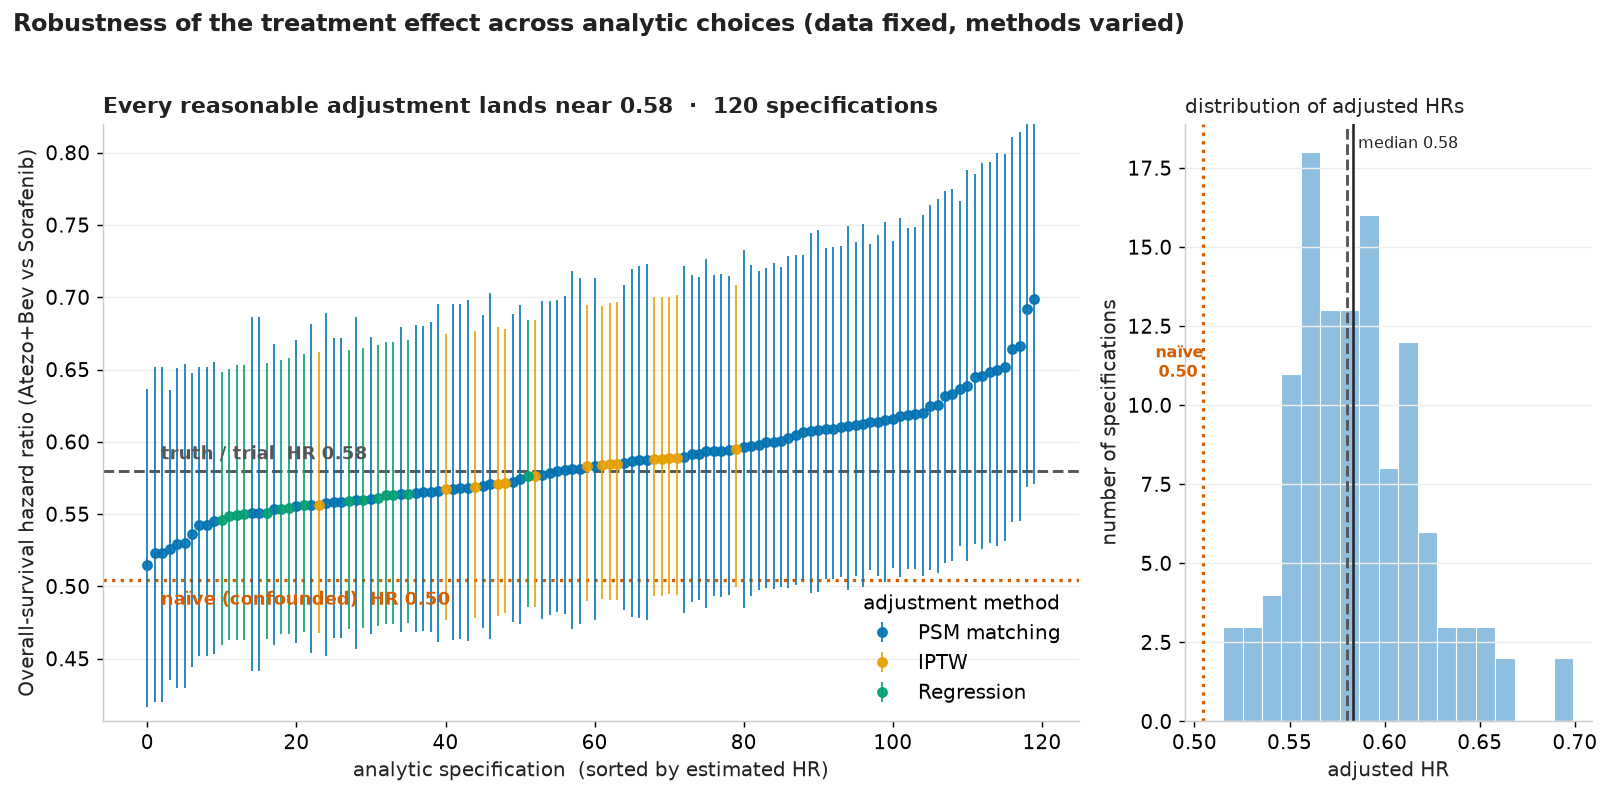

The Python source for this figure:
"""
Specification-curve / "multiverse" robustness demo.

Fixes the DATA (seed 48) and sweeps ~120 defensible ANALYTIC choices:
    method      : PSM matching  |  IPTW weighting  |  regression adjustment
    covariates  : full set, each leave-one-out, and a few minimal sets
    caliper     : 0.1 / 0.2 / 0.5   (matching only)
    ratio       : 1:1 / 1:2         (matching only)

Point of the picture: the NAIVE (unadjusted) estimate sits alone and biased
(~0.51), while every reasonable confounding-adjustment lands in a tight band
around the true / trial value 0.58. The number is not deterministic across
analytic choices -- the STORY is.

Deterministic: no randomness anywhere, so this script reproduces exactly.
Writes robustness_multiverse.png and prints a summary.
"""
import itertools
import numpy as np
import pandas as pd
import matplotlib
matplotlib.use("Agg")
import matplotlib.pyplot as plt
from lifelines import CoxPHFitter
from harmonize_hospitals import load_pooled

# ---- pooled cohort + derived covariates -----------------------------------
df = load_pooled("hospitals")
meta = pd.read_csv("hospitals_meta.csv")[["hospital_id", "hospital_region"]]
df = df.merge(meta, on="hospital_id", how="left")
df["treat"]    = (df["arm"] == "Atezo+Bev").astype(int)
df["bclc_C"]   = (df["bclc_stage"] == "C").astype(int)
df["albi_ge2"] = (df["albi_grade"] >= 2).astype(int)
df["male"]     = (df["sex"] == "Male").astype(int)
df["asia"]     = (df["hospital_region"] == "Asia excluding Japan").astype(int)

FULL = ["age", "ecog_ps", "child_pugh_score", "afp_ge_400", "macrovascular_invasion",
        "extrahepatic_spread", "bclc_C", "albi_ge2", "varices_at_baseline", "male", "asia"]

# covariate sets: full, every leave-one-out, plus 3 curated minimal sets
COVSETS = {"full": FULL}
for c in FULL:
    COVSETS[f"drop_{c}"] = [x for x in FULL if x != c]
COVSETS["core4"]   = ["afp_ge_400", "macrovascular_invasion", "ecog_ps", "albi_ge2"]
COVSETS["core6"]   = ["afp_ge_400", "macrovascular_invasion", "extrahepatic_spread",
                      "ecog_ps", "albi_ge2", "varices_at_baseline"]
COVSETS["clin+site"] = ["afp_ge_400", "macrovascular_invasion", "ecog_ps", "asia"]

def propensity(covs):
    X = np.column_stack([np.ones(len(df))] + [df[c].astype(float).values for c in covs])
    y = df["treat"].values.astype(float)
    beta = np.zeros(X.shape[1])
    for _ in range(60):
        p = np.clip(1/(1+np.exp(-X@beta)), 1e-6, 1-1e-6)
        W = p*(1-p)
        beta += np.linalg.solve((X*W[:, None]).T@X + 1e-8*np.eye(X.shape[1]), X.T@(y-p))
    return np.clip(1/(1+np.exp(-X@beta)), 1e-6, 1-1e-6)

def cox_hr(data, weights=None):
    cols = ["os_time_months", "os_event", "treat"]
    d = data[cols].copy()
    if weights is not None:
        d["w"] = weights
        m = CoxPHFitter().fit(d, "os_time_months", "os_event",
                              weights_col="w", robust=True)
    else:
        m = CoxPHFitter().fit(d, "os_time_months", "os_event")
    hr = np.exp(m.params_["treat"])
    lo, hi = np.exp(m.confidence_intervals_.loc["treat"].values)
    return hr, lo, hi

def match(ps, k, caliper_sd):
    lp = np.log(ps/(1-ps))
    df2 = df.assign(lp=lp)
    cal = caliper_sd * df2["lp"].std()
    tr = df2[df2.treat == 1].sort_values("lp")
    ct = df2[df2.treat == 0]
    c_idx, c_lp = ct.index.to_numpy(), ct["lp"].to_numpy()
    used = np.zeros(len(ct), dtype=bool)
    keep = []
    for ti, tlp in zip(tr.index, tr["lp"]):
        d = np.abs(c_lp - tlp); d[used] = np.inf
        order = np.argsort(d)[:k]
        got = [j for j in order if d[j] <= cal]
        if got:
            keep.append(ti)
            for j in got:
                used[j] = True; keep.append(c_idx[j])
    return df.loc[keep]

# ---- naive baseline --------------------------------------------------------
naive_hr, naive_lo, naive_hi = cox_hr(df)

# ---- sweep -----------------------------------------------------------------
rows = []
for name, covs in COVSETS.items():
    ps = propensity(covs)
    # regression adjustment
    d = df[["os_time_months", "os_event", "treat"] + covs]
    m = CoxPHFitter().fit(d, "os_time_months", "os_event")
    hr = np.exp(m.params_["treat"]); lo, hi = np.exp(m.confidence_intervals_.loc["treat"].values)
    rows.append(dict(method="Regression", covset=name, hr=hr, lo=lo, hi=hi))
    # IPTW (stabilized ATE weights)
    p_treat = df["treat"].mean()
    w = np.where(df.treat == 1, p_treat/ps, (1-p_treat)/(1-ps))
    hr, lo, hi = cox_hr(df, weights=w)
    rows.append(dict(method="IPTW", covset=name, hr=hr, lo=lo, hi=hi))
    # PSM matching over caliper x ratio
    for cal, k in itertools.product([0.1, 0.2, 0.5], [1, 2]):
        mm = match(ps, k, cal)
        hr, lo, hi = cox_hr(mm)
        rows.append(dict(method="PSM matching", covset=name,
                         caliper=cal, ratio=k, hr=hr, lo=lo, hi=hi, n=len(mm)))

res = pd.DataFrame(rows)
res.to_csv("robustness_multiverse_results.csv", index=False)

# ---- summary ---------------------------------------------------------------
adj = res["hr"].values
print(f"Naive (unadjusted) OS HR : {naive_hr:.3f} ({naive_lo:.2f}-{naive_hi:.2f})")
print(f"Adjusted specifications  : {len(adj)}")
print(f"  median HR              : {np.median(adj):.3f}")
print(f"  IQR                    : {np.percentile(adj,25):.3f} - {np.percentile(adj,75):.3f}")
print(f"  range                  : {adj.min():.3f} - {adj.max():.3f}")
print(f"  within 0.55-0.61       : {100*np.mean((adj>=0.55)&(adj<=0.61)):.0f}%")

# ---------------------------------------------------------------------------
# Figure: specification curve (left) + HR histogram (right)
# Palette: Okabe-Ito (colorblind-safe)
# ---------------------------------------------------------------------------
OK = {"PSM matching": "#0072B2", "IPTW": "#E69F00", "Regression": "#009E73"}
NAIVE_C, TRUTH_C, INK, MUTED = "#D55E00", "#555555", "#222222", "#888888"
plt.rcParams.update({"font.size": 11, "axes.edgecolor": "#cccccc",
                     "axes.linewidth": 0.8, "figure.dpi": 130})

fig, (axL, axR) = plt.subplots(1, 2, figsize=(12.5, 6.2),
                               gridspec_kw={"width_ratios": [2.4, 1]})

# --- left: specification curve, sorted by HR ---
s = res.sort_values("hr").reset_index(drop=True)
x = np.arange(len(s))
for meth, c in OK.items():
    mask = s["method"] == meth
    axL.errorbar(x[mask], s.loc[mask, "hr"],
                 yerr=[s.loc[mask, "hr"]-s.loc[mask, "lo"], s.loc[mask, "hi"]-s.loc[mask, "hr"]],
                 fmt="o", ms=5, color=c, ecolor=c, elinewidth=1, capsize=0,
                 alpha=0.9, label=meth, zorder=3)
axL.axhline(0.58, color=TRUTH_C, ls="--", lw=1.6, zorder=2)
axL.axhline(naive_hr, color=NAIVE_C, ls=":", lw=1.8, zorder=2)
axL.text(len(s)*0.015, 0.585, "truth / trial  HR 0.58", va="bottom", ha="left",
         color=TRUTH_C, fontsize=10, fontweight="bold")
axL.text(len(s)*0.015, 0.497, f"naïve (confounded)  HR {naive_hr:.2f}", va="top",
         ha="left", color=NAIVE_C, fontsize=10, fontweight="bold")
axL.set_xlabel("analytic specification  (sorted by estimated HR)", color=INK)
axL.set_ylabel("Overall-survival hazard ratio (Atezo+Bev vs Sorafenib)", color=INK)
axL.set_title(f"Every reasonable adjustment lands near 0.58  ·  {len(s)} specifications",
              loc="left", fontsize=12, fontweight="bold", color=INK)
axL.legend(frameon=False, loc="lower right", title="adjustment method")
axL.spines[["top", "right"]].set_visible(False)
axL.grid(axis="y", color="#eeeeee", lw=0.8)
axL.set_ylim(min(0.42, naive_lo-0.02), 0.82)

# --- right: histogram of adjusted HRs, naive marked ---
axR.hist(adj, bins=18, color="#8fbfe0", edgecolor="white", linewidth=0.6)
axR.axvline(0.58, color=TRUTH_C, ls="--", lw=1.6)
axR.axvline(naive_hr, color=NAIVE_C, ls=":", lw=1.8)
axR.axvline(np.median(adj), color=INK, lw=1.4)
axR.text(np.median(adj), axR.get_ylim()[1]*0.98, f" median {np.median(adj):.2f}",
         va="top", ha="left", color=INK, fontsize=9)
axR.text(naive_hr, axR.get_ylim()[1]*0.60, f"naïve\n{naive_hr:.2f} ",
         va="center", ha="right", color=NAIVE_C, fontsize=9, fontweight="bold")
axR.set_xlabel("adjusted HR", color=INK)
axR.set_ylabel("number of specifications", color=INK)
axR.set_title("distribution of adjusted HRs", loc="left", fontsize=11, color=INK)
axR.spines[["top", "right"]].set_visible(False)
axR.grid(axis="y", color="#eeeeee", lw=0.8)

fig.suptitle("Robustness of the treatment effect across analytic choices "
             "(data fixed, methods varied)", x=0.01, ha="left",
             fontsize=13.5, fontweight="bold", color=INK)
fig.tight_layout(rect=[0, 0, 1, 0.96])
fig.savefig("robustness_multiverse.png", bbox_inches="tight")
print("\nWrote robustness_multiverse.png and robustness_multiverse_results.csv")
